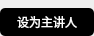
<?xml version="1.0" encoding="UTF-8"?>
<ui version="4.0">
 <class>CToolTips</class>
 <widget class="QWidget" name="CToolTips">
  <property name="geometry">
   <rect>
    <x>0</x>
    <y>0</y>
    <width>94</width>
    <height>32</height>
   </rect>
  </property>
  <property name="windowTitle">
   <string>CToolTips</string>
  </property>
  <layout class="QVBoxLayout" name="verticalLayout">
   <property name="spacing">
    <number>0</number>
   </property>
   <property name="leftMargin">
    <number>0</number>
   </property>
   <property name="topMargin">
    <number>0</number>
   </property>
   <property name="rightMargin">
    <number>0</number>
   </property>
   <property name="bottomMargin">
    <number>0</number>
   </property>
   <item alignment="Qt::AlignHCenter">
    <widget class="QWidget" name="widget" native="true">
     <property name="minimumSize">
      <size>
       <width>12</width>
       <height>8</height>
      </size>
     </property>
     <property name="maximumSize">
      <size>
       <width>12</width>
       <height>8</height>
      </size>
     </property>
     <property name="styleSheet">
      <string notr="true">QWidget#widget{
border-image: url(:/vhallActive/img/vhallactive/tooltips.png);
background-color: rgb(255, 255, 255,0);
}
</string>
     </property>
    </widget>
   </item>
   <item>
    <widget class="QWidget" name="widget_2" native="true">
     <property name="styleSheet">
      <string notr="true">background-color: rgb(0, 0, 0, 255);

border:0px groove gray;
border-radius:5px;
</string>
     </property>
     <layout class="QHBoxLayout" name="horizontalLayout">
      <property name="leftMargin">
       <number>3</number>
      </property>
      <property name="topMargin">
       <number>5</number>
      </property>
      <property name="rightMargin">
       <number>3</number>
      </property>
      <property name="bottomMargin">
       <number>5</number>
      </property>
      <item alignment="Qt::AlignHCenter">
       <widget class="QLabel" name="label_tips">
        <property name="styleSheet">
         <string notr="true">color: rgb(255, 255, 255);
background-color: rgb(0, 0, 0, 0);</string>
        </property>
        <property name="text">
         <string>&lt;html&gt;&lt;head/&gt;&lt;body&gt;&lt;p&gt;设为主讲人&lt;/p&gt;&lt;/body&gt;&lt;/html&gt;</string>
        </property>
       </widget>
      </item>
     </layout>
    </widget>
   </item>
  </layout>
 </widget>
 <layoutdefault spacing="6" margin="11"/>
 <resources>
  <include location="../../../VhallLive/project/VhallLive.qrc"/>
 </resources>
 <connections/>
</ui>
